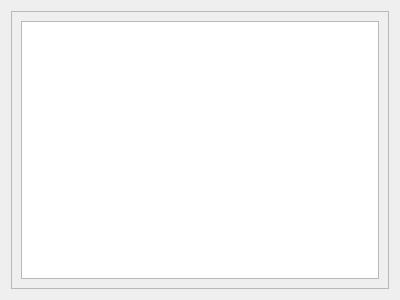
<?xml version="1.0" encoding="UTF-8"?>
<ui version="4.0">
 <class>CurveStyleWidget</class>
 <widget class="QWidget" name="CurveStyleWidget">
  <property name="geometry">
   <rect>
    <x>0</x>
    <y>0</y>
    <width>400</width>
    <height>300</height>
   </rect>
  </property>
  <property name="windowTitle">
   <string>Form</string>
  </property>
  <layout class="QHBoxLayout" name="horizontalLayout">
   <item>
    <widget class="QScrollArea" name="curveScrollArea">
     <property name="widgetResizable">
      <bool>true</bool>
     </property>
     <widget class="QWidget" name="curveAreaWidget">
      <property name="geometry">
       <rect>
        <x>0</x>
        <y>0</y>
        <width>386</width>
        <height>286</height>
       </rect>
      </property>
      <layout class="QHBoxLayout" name="horizontalLayout_16">
       <item>
        <widget class="QTableWidget" name="curveTableWidget"/>
       </item>
      </layout>
     </widget>
    </widget>
   </item>
  </layout>
 </widget>
 <resources/>
 <connections/>
</ui>
